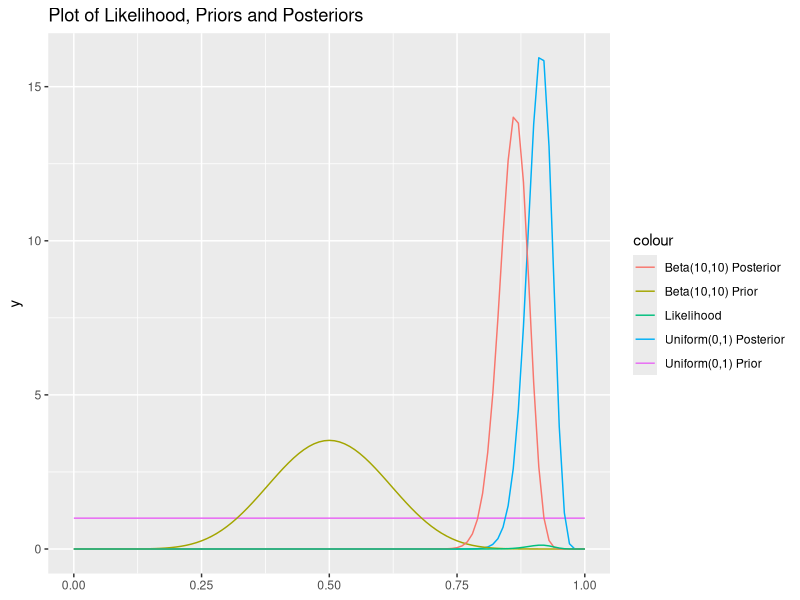

Reproduce this figure in R.
## ---- chunk 1
knitr::opts_chunk$set(
  echo = TRUE,
  warning = FALSE)
library(tidyverse)
## ---- chunk 2
n = 129
y = 118
theta_mle = y/n
theta_mle
z = qnorm(0.05/2, lower.tail = FALSE)
se = sqrt( theta_mle*(1-theta_mle)/129 )
CI = c(theta_mle - z*se, theta_mle + z*se)
CI
## ---- chunk 3
# Posterior mean 
post_mean = (y+1)/(n+2)
post_mean
# Credible interval
CI = qbeta(c(0.05/2, 1-0.05/2), y+1, n-y+1)
CI
## ---- chunk 4
my_data = data.frame(theta=seq(0,1,by=0.01))

my_fun = function(theta){
  choose(n,y)*(theta^y)*(1-theta)^(n-y)
}

ggplot(data=my_data) + 
  stat_function(fun=dbeta, args=c(1,1), 
                aes(color="Uniform(0,1) Prior")) +
  stat_function(fun=dbeta, args=c(y+1,n-y+1),
                aes(color="Uniform(0,1) Posterior")) + 
  stat_function(fun=dbeta, args=c(10,10), 
                aes(color="Beta(10,10) Prior")) +
  stat_function(fun=dbeta, args=c(y+10,n-y+10),
                aes(color="Beta(10,10) Posterior")) + 
  stat_function(fun=my_fun, aes(color="Likelihood")) +
  labs(title="Plot of Likelihood, Priors and Posteriors")
